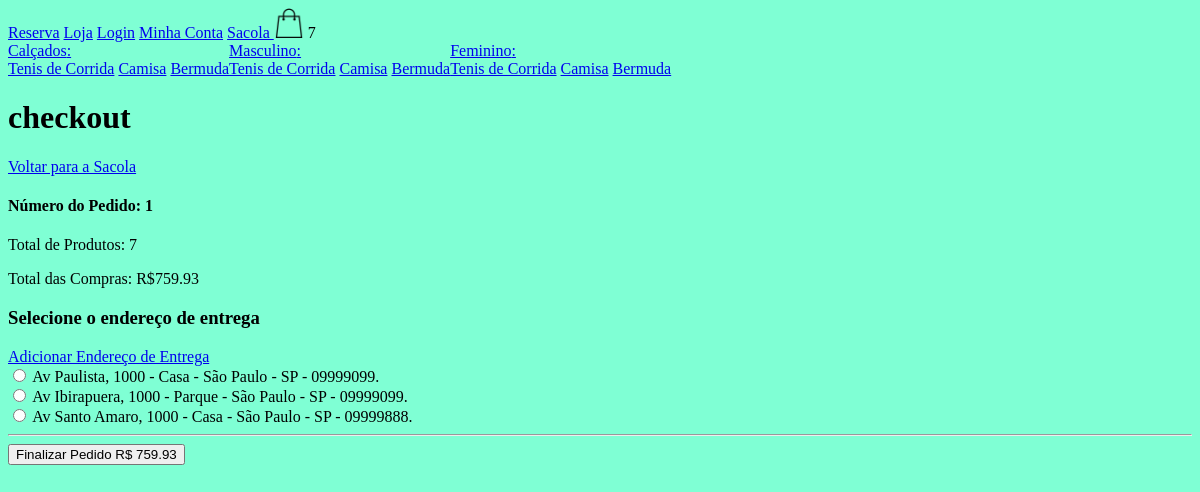
/checkout/ (signed in), run on an earlier commit of the app's database.
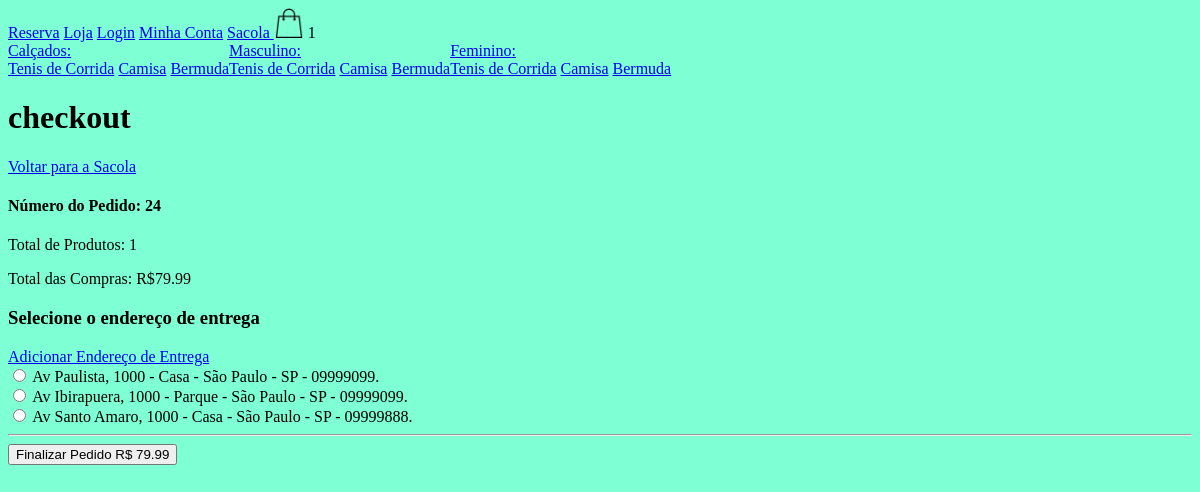
And on a later commit of the database.
### loja/models.py (models this page shows, shortened)
class Pedido(models.Model):
    cliente = models.ForeignKey(Cliente, null=True, blank=True, on_delete=models.SET_NULL)
    finalizado = models.BooleanField(default=False)
    codigo_transacao = models.CharField(max_length=200, null=True, blank=True)
    endereco = models.ForeignKey(Endereco, null=True, blank=True, on_delete=models.SET_NULL)
    data_finalizacao = models.DateTimeField(null=True, blank=True)
    @property
    def qtde_total(self):
        itens_pedido = ItensPedido.objects.filter(pedido__id=self.id)
        quantidade = sum([item.quantidade for item in itens_pedido])
        return quantidade
    @property
    def preco_total(self):
        itens_pedido = ItensPedido.objects.filter(pedido__id=self.id)
        preco = sum([item.preco_total for item in itens_pedido])
        return preco

class ItensPedido(models.Model):
    item_estoque = models.ForeignKey(ItemEstoque, null=True, blank=True, on_delete=models.SET_NULL)
    quantidade = models.IntegerField(default=0)
    pedido = models.ForeignKey(Pedido, null=True, blank=True, on_delete=models.SET_NULL)
    @property
    def preco_total(self):
        return self.quantidade * self.item_estoque.produto.preco

class ItemEstoque(models.Model):
    produto = models.ForeignKey(Produto, null=True, blank=True, on_delete=models.SET_NULL)
    cor = models.ForeignKey(Cor, null=True, blank=True, on_delete=models.SET_NULL)
    tamanho = models.CharField(max_length=200, null=True, blank=True)
    quantidade = models.IntegerField(default=0)

class Produto(models.Model):
    imagem =  models.ImageField(null=True, blank=True)
    nome_produto = models.CharField(max_length=200, null=True, blank=True)
    preco = models.DecimalField(max_digits=10, decimal_places=2)
    ativo = models.BooleanField(default=True)
    categoria = models.ForeignKey(Categoria, null=True, blank=True, on_delete=models.SET_NULL)
    tipo = models.ForeignKey(Tipo, null=True, blank=True, on_delete=models.SET_NULL)

### loja/views.py (the view)
# urls.py: path('checkout/', checkout, name='checkout'),
def checkout(request):
    if request.user.is_authenticated:
        cliente = request.user.cliente
    else:
        if request.COOKIES.get("id_sessao"):
            id_sessao = request.COOKIES.get("id_sessao")
            cliente, criado = Cliente.objects.get_or_create(id_sessao=id_sessao)
        else:
            return redirect('loja')
    pedido, criado = Pedido.objects.get_or_create(cliente=cliente, finalizado=False)
    enderecos = Endereco.objects.filter(cliente=cliente)
    context = {"pedido": pedido, "enderecos": enderecos}
    return render(request, 'checkout.html', context)

### loja/novos_context.py (called while the page is built)
def sacola(request):
    qtde_prod_sacola = 0
    if request.user.is_authenticated:
        cliente = request.user.cliente
    else:
        if request.COOKIES.get("id_sessao"):
            id_sessao = request.COOKIES.get("id_sessao")
            cliente, criado = Cliente.objects.get_or_create(id_sessao=id_sessao)
        else:
            return {'qtde_prod_sacola': qtde_prod_sacola}
    pedido, criado = Pedido.objects.get_or_create(cliente=cliente, finalizado=False)
    itens_pedido = ItensPedido.objects.filter(pedido=pedido)
    for item in itens_pedido:
        qtde_prod_sacola += item.quantidade
    return {'qtde_prod_sacola': qtde_prod_sacola}

def categoria_tipos(request):
    categorias_navbar = Categoria.objects.all()
    tipos_navbar = Tipo.objects.all()
    return {'categorias_navbar': categorias_navbar, 'tipos_navbar': tipos_navbar}

### loja/templates/checkout.html (shortened to what this page needs)
{% extends 'base.html' %}
{% load static %}
{% block content %}
    <h1>checkout</h1>
        <a href="{% url 'sacola' %}">Voltar para a Sacola </a>
    <h4>Número do Pedido: {{pedido.id }}</h4>
    <p>Total de Produtos: {{ pedido.qtde_total }}</p>
    <p>Total das Compras: R${{pedido.preco_total }}</p>
    <form method="POST" action="">
    <h3>Selecione o endereço de entrega</h3>
        <a href="{% url 'adicionar_endereco' %}">Adicionar Endereço de Entrega</a>
        <br>
    {% for endereco in enderecos %}
    <input type="radio" name="endereco" value="{{ endereco.id }}">
    <label for="{{ endereco.id }}">
        {{ endereco.rua }},
        {{ endereco.numero }} -
        {{ endereco.complemento }} -
        {{ endereco.cidade }} -
        {{ endereco.estado }} -
        {{ endereco.cep}}.
    </label>
    <br>
    {% endfor %}
    <hr>
    <button type="submit"> Finalizar Pedido R$ {{pedido.preco_total }}</button>
</form>
{% endblock %}

### templates/navbar.html
{% load static %}
 <nav>
     <a href="{% url 'homepage' %}">Reserva</a>
     <a href="{% url 'loja' %}">Loja</a>
     <a href="{% url 'login' %}">Login</a>
     <a href="{% url 'minha_conta' %}">Minha Conta</a>
     <a href="{% url 'sacola' %}">Sacola </a>
     <img src="{% static 'images/sacola1.png' %}" width="30" height="30">
     {{ qtde_prod_sacola }}
     <div style="display: flex;">
         {% for categoria in categorias_navbar %}
         <div>
             <a href="{% url 'loja'%}{{ categoria.slug }}">{{ categoria.nome }}:</a>
            <br>
            {% for tipo in tipos_navbar %}
                <a href="{% url 'loja' %}{{ categoria.slug }}-{{ tipo.slug }} ">{{ tipo.nome }}</a>
            {% endfor %}
         </div>
         {% endfor %}
     </div>
 </nav>

What changed in the data, as far as the page shows it:
no longer on this page (row edited): Pedido: id "1", qtde_total "7", preco_total "759.93"
added Pedido: id "24", qtde_total "1", preco_total "79.99"
Also different on the page:
{{ qtde_prod_sacola }}: "7" → "1"
